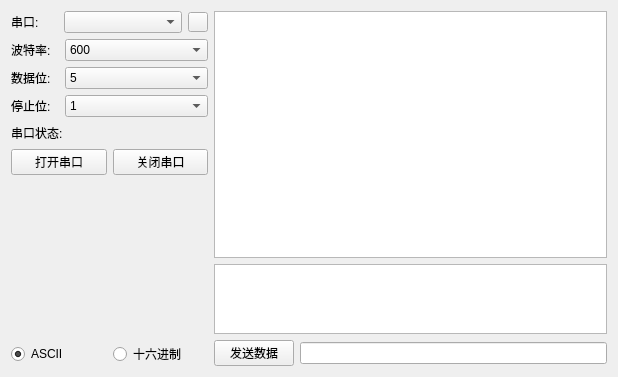
<?xml version="1.0" encoding="UTF-8"?>
<ui version="4.0">
 <class>SerialForm</class>
 <widget class="QWidget" name="SerialForm">
  <property name="geometry">
   <rect>
    <x>0</x>
    <y>0</y>
    <width>618</width>
    <height>377</height>
   </rect>
  </property>
  <property name="windowTitle">
   <string>Form</string>
  </property>
  <layout class="QGridLayout" name="gridLayout">
   <item row="0" column="0">
    <layout class="QHBoxLayout" name="horizontalLayout" stretch="2,4">
     <item>
      <layout class="QVBoxLayout" name="verticalLayout_ctrl">
       <item>
        <layout class="QHBoxLayout" name="horizontalLayout_SerialPort" stretch="2,5,1">
         <item>
          <widget class="QLabel" name="label_SerialPort">
           <property name="text">
            <string>串口:</string>
           </property>
          </widget>
         </item>
         <item>
          <widget class="QComboBox" name="comboBox_SerialPort"/>
         </item>
         <item>
          <widget class="QPushButton" name="button_SerialPort">
           <property name="minimumSize">
            <size>
             <width>20</width>
             <height>20</height>
            </size>
           </property>
           <property name="maximumSize">
            <size>
             <width>20</width>
             <height>20</height>
            </size>
           </property>
           <property name="sizeIncrement">
            <size>
             <width>0</width>
             <height>0</height>
            </size>
           </property>
           <property name="styleSheet">
            <string notr="true">QPushButton#button_SerialPort::pressed{border-image: url(:/assert/ICON/076.png);}
QPushButton#button_SerialPort{border-image: url(:/assert/ICON/026.png);}</string>
           </property>
           <property name="text">
            <string/>
           </property>
          </widget>
         </item>
        </layout>
       </item>
       <item>
        <layout class="QHBoxLayout" name="horizontalLayout_SerialRate" stretch="2,6">
         <item>
          <widget class="QLabel" name="label_SerialRate">
           <property name="text">
            <string>波特率:</string>
           </property>
          </widget>
         </item>
         <item>
          <widget class="QComboBox" name="comboBox_SerialRate">
           <property name="currentText">
            <string>9600</string>
           </property>
           <item>
            <property name="text">
             <string>600</string>
            </property>
           </item>
           <item>
            <property name="text">
             <string>1200</string>
            </property>
           </item>
           <item>
            <property name="text">
             <string>1800</string>
            </property>
           </item>
           <item>
            <property name="text">
             <string>2400</string>
            </property>
           </item>
           <item>
            <property name="text">
             <string>4800</string>
            </property>
           </item>
           <item>
            <property name="text">
             <string>9600</string>
            </property>
           </item>
           <item>
            <property name="text">
             <string>19200</string>
            </property>
           </item>
           <item>
            <property name="text">
             <string>38400</string>
            </property>
           </item>
           <item>
            <property name="text">
             <string>57600</string>
            </property>
           </item>
           <item>
            <property name="text">
             <string>115200</string>
            </property>
           </item>
           <item>
            <property name="text">
             <string>230400</string>
            </property>
           </item>
           <item>
            <property name="text">
             <string>460800</string>
            </property>
           </item>
           <item>
            <property name="text">
             <string>576000</string>
            </property>
           </item>
           <item>
            <property name="text">
             <string>921600</string>
            </property>
           </item>
          </widget>
         </item>
        </layout>
       </item>
       <item>
        <layout class="QHBoxLayout" name="horizontalLayout_DataWidth" stretch="2,6">
         <item>
          <widget class="QLabel" name="label_DataWidth">
           <property name="text">
            <string>数据位:</string>
           </property>
          </widget>
         </item>
         <item>
          <widget class="QComboBox" name="comboBox_DataWidth">
           <property name="currentText">
            <string>8</string>
           </property>
           <item>
            <property name="text">
             <string>5</string>
            </property>
           </item>
           <item>
            <property name="text">
             <string>6</string>
            </property>
           </item>
           <item>
            <property name="text">
             <string>7</string>
            </property>
           </item>
           <item>
            <property name="text">
             <string>8</string>
            </property>
           </item>
          </widget>
         </item>
        </layout>
       </item>
       <item>
        <layout class="QHBoxLayout" name="horizontalLayout_StopWidth" stretch="2,6">
         <item>
          <widget class="QLabel" name="label_StopWidth">
           <property name="text">
            <string>停止位:</string>
           </property>
          </widget>
         </item>
         <item>
          <widget class="QComboBox" name="comboBox_StopWidth">
           <item>
            <property name="text">
             <string>1</string>
            </property>
           </item>
           <item>
            <property name="text">
             <string>2</string>
            </property>
           </item>
          </widget>
         </item>
        </layout>
       </item>
       <item>
        <layout class="QHBoxLayout" name="horizontalLayout_SerialStatus">
         <item>
          <widget class="QLabel" name="label_SerialStatus">
           <property name="text">
            <string>串口状态:</string>
           </property>
          </widget>
         </item>
         <item>
          <widget class="QLabel" name="label_SerialStatusBack">
           <property name="minimumSize">
            <size>
             <width>80</width>
             <height>0</height>
            </size>
           </property>
           <property name="styleSheet">
            <string notr="true">border-image: url(:/assert/ICON/102.png);</string>
           </property>
           <property name="text">
            <string/>
           </property>
          </widget>
         </item>
         <item>
          <spacer name="horizontalSpacer">
           <property name="orientation">
            <enum>Qt::Horizontal</enum>
           </property>
           <property name="sizeHint" stdset="0">
            <size>
             <width>40</width>
             <height>20</height>
            </size>
           </property>
          </spacer>
         </item>
        </layout>
       </item>
       <item>
        <layout class="QHBoxLayout" name="horizontalLayout_button">
         <item>
          <widget class="QPushButton" name="button_OpenSerial">
           <property name="text">
            <string>打开串口</string>
           </property>
          </widget>
         </item>
         <item>
          <widget class="QPushButton" name="button_CloseSerial">
           <property name="text">
            <string>关闭串口</string>
           </property>
          </widget>
         </item>
        </layout>
       </item>
       <item>
        <spacer name="verticalSpacer">
         <property name="orientation">
          <enum>Qt::Vertical</enum>
         </property>
         <property name="sizeHint" stdset="0">
          <size>
           <width>20</width>
           <height>40</height>
          </size>
         </property>
        </spacer>
       </item>
       <item>
        <layout class="QHBoxLayout" name="horizontalLayout_2">
         <item>
          <widget class="QRadioButton" name="radioButton_ASCII">
           <property name="text">
            <string>ASCII</string>
           </property>
           <property name="checked">
            <bool>true</bool>
           </property>
          </widget>
         </item>
         <item>
          <widget class="QRadioButton" name="radioButton_HEX">
           <property name="text">
            <string>十六进制</string>
           </property>
          </widget>
         </item>
        </layout>
       </item>
      </layout>
     </item>
     <item>
      <layout class="QVBoxLayout" name="verticalLayout_show">
       <item>
        <layout class="QVBoxLayout" name="verticalLayout_showText" stretch="9,2,1">
         <item>
          <widget class="QTextEdit" name="textEdit_Text">
           <property name="readOnly">
            <bool>true</bool>
           </property>
          </widget>
         </item>
         <item>
          <widget class="QListWidget" name="listWidget_SendHistory"/>
         </item>
         <item>
          <layout class="QHBoxLayout" name="horizontalLayout_inputCtrl">
           <item>
            <widget class="QPushButton" name="pushButton_SendText">
             <property name="text">
              <string>发送数据</string>
             </property>
            </widget>
           </item>
           <item>
            <widget class="QLineEdit" name="lineEdit_Text"/>
           </item>
          </layout>
         </item>
        </layout>
       </item>
      </layout>
     </item>
    </layout>
   </item>
  </layout>
 </widget>
 <resources/>
 <connections>
  <connection>
   <sender>button_SerialPort</sender>
   <signal>clicked()</signal>
   <receiver>SerialForm</receiver>
   <slot>button_SerialPort_onClick()</slot>
   <hints>
    <hint type="sourcelabel">
     <x>195</x>
     <y>21</y>
    </hint>
    <hint type="destinationlabel">
     <x>444</x>
     <y>3</y>
    </hint>
   </hints>
  </connection>
  <connection>
   <sender>pushButton_SendText</sender>
   <signal>clicked()</signal>
   <receiver>SerialForm</receiver>
   <slot>pushButton_SendText_onClick()</slot>
   <hints>
    <hint type="sourcelabel">
     <x>253</x>
     <y>349</y>
    </hint>
    <hint type="destinationlabel">
     <x>237</x>
     <y>375</y>
    </hint>
   </hints>
  </connection>
  <connection>
   <sender>lineEdit_Text</sender>
   <signal>returnPressed()</signal>
   <receiver>SerialForm</receiver>
   <slot>pushButton_SendText_onClick()</slot>
   <hints>
    <hint type="sourcelabel">
     <x>381</x>
     <y>346</y>
    </hint>
    <hint type="destinationlabel">
     <x>422</x>
     <y>372</y>
    </hint>
   </hints>
  </connection>
  <connection>
   <sender>listWidget_SendHistory</sender>
   <signal>clicked(QModelIndex)</signal>
   <receiver>SerialForm</receiver>
   <slot>listWidget_SendHistory_onClick(QModelIndex)</slot>
   <hints>
    <hint type="sourcelabel">
     <x>438</x>
     <y>295</y>
    </hint>
    <hint type="destinationlabel">
     <x>332</x>
     <y>370</y>
    </hint>
   </hints>
  </connection>
  <connection>
   <sender>button_CloseSerial</sender>
   <signal>clicked()</signal>
   <receiver>SerialForm</receiver>
   <slot>button_CloseSerial_onClick()</slot>
   <hints>
    <hint type="sourcelabel">
     <x>204</x>
     <y>185</y>
    </hint>
    <hint type="destinationlabel">
     <x>2</x>
     <y>163</y>
    </hint>
   </hints>
  </connection>
  <connection>
   <sender>button_OpenSerial</sender>
   <signal>clicked()</signal>
   <receiver>SerialForm</receiver>
   <slot>button_OpenSerial_onClick()</slot>
   <hints>
    <hint type="sourcelabel">
     <x>57</x>
     <y>185</y>
    </hint>
    <hint type="destinationlabel">
     <x>3</x>
     <y>208</y>
    </hint>
   </hints>
  </connection>
 </connections>
 <slots>
  <slot>button_SerialPort_onClick()</slot>
  <slot>pushButton_SendText_onClick()</slot>
  <slot>listWidget_SendHistory_onClick(QModelIndex)</slot>
  <slot>button_CloseSerial_onClick()</slot>
  <slot>button_OpenSerial_onClick()</slot>
 </slots>
</ui>
